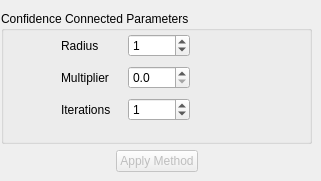
    <widget class="QWidget" name="page_3" >
     <widget class="QWidget" name="layoutWidget" >
      <property name="geometry" >
       <rect>
        <x>1</x>
        <y>11</y>
        <width>311</width>
        <height>161</height>
       </rect>
      </property>
      <layout class="QVBoxLayout" >
       <property name="margin" >
        <number>0</number>
       </property>
       <property name="spacing" >
        <number>6</number>
       </property>
       <item>
        <widget class="QGroupBox" name="groupBox_5" >
         <property name="title" >
          <string>Confidence Connected Parameters</string>
         </property>
         <widget class="QWidget" name="layoutWidget" >
          <property name="geometry" >
           <rect>
            <x>60</x>
            <y>20</y>
            <width>179</width>
            <height>95</height>
           </rect>
          </property>
          <layout class="QVBoxLayout" >
           <property name="margin" >
            <number>0</number>
           </property>
           <property name="spacing" >
            <number>6</number>
           </property>
           <item>
            <layout class="QHBoxLayout" >
             <property name="margin" >
              <number>0</number>
             </property>
             <property name="spacing" >
              <number>6</number>
             </property>
             <item>
              <widget class="QLabel" name="label_17" >
               <property name="minimumSize" >
                <size>
                 <width>61</width>
                 <height>0</height>
                </size>
               </property>
               <property name="text" >
                <string>Radius</string>
               </property>
              </widget>
             </item>
             <item>
              <widget class="QSpinBox" name="m_radius" >
               <property name="minimumSize" >
                <size>
                 <width>62</width>
                 <height>0</height>
                </size>
               </property>
               <property name="maximum" >
                <number>5</number>
               </property>
               <property name="value" >
                <number>1</number>
               </property>
              </widget>
             </item>
             <item>
              <spacer>
               <property name="orientation" >
                <enum>Qt::Horizontal</enum>
               </property>
               <property name="sizeHint" >
                <size>
                 <width>40</width>
                 <height>20</height>
                </size>
               </property>
              </spacer>
             </item>
            </layout>
           </item>
           <item>
            <layout class="QHBoxLayout" >
             <property name="margin" >
              <number>0</number>
             </property>
             <property name="spacing" >
              <number>6</number>
             </property>
             <item>
              <widget class="QLabel" name="label_18" >
               <property name="minimumSize" >
                <size>
                 <width>61</width>
                 <height>0</height>
                </size>
               </property>
               <property name="text" >
                <string>Multiplier</string>
               </property>
              </widget>
             </item>
             <item>
              <widget class="QDoubleSpinBox" name="m_multiplier" >
               <property name="minimumSize" >
                <size>
                 <width>62</width>
                 <height>0</height>
                </size>
               </property>
               <property name="decimals" >
                <number>1</number>
               </property>
               <property name="maximum" >
                <double>5.000000000000000</double>
               </property>
               <property name="singleStep" >
                <double>0.200000000000000</double>
               </property>
              </widget>
             </item>
             <item>
              <spacer>
               <property name="orientation" >
                <enum>Qt::Horizontal</enum>
               </property>
               <property name="sizeHint" >
                <size>
                 <width>40</width>
                 <height>20</height>
                </size>
               </property>
              </spacer>
             </item>
            </layout>
           </item>
           <item>
            <layout class="QHBoxLayout" >
             <property name="margin" >
              <number>0</number>
             </property>
             <property name="spacing" >
              <number>6</number>
             </property>
             <item>
              <widget class="QLabel" name="label_6" >
               <property name="minimumSize" >
                <size>
                 <width>61</width>
                 <height>0</height>
                </size>
               </property>
               <property name="text" >
                <string>Iterations</string>
               </property>
              </widget>
             </item>
             <item>
              <widget class="QSpinBox" name="m_iterations" >
               <property name="minimumSize" >
                <size>
                 <width>62</width>
                 <height>0</height>
                </size>
               </property>
               <property name="maximum" >
                <number>3</number>
               </property>
               <property name="value" >
                <number>1</number>
               </property>
              </widget>
             </item>
             <item>
              <spacer>
               <property name="orientation" >
                <enum>Qt::Horizontal</enum>
               </property>
               <property name="sizeHint" >
                <size>
                 <width>40</width>
                 <height>20</height>
                </size>
               </property>
              </spacer>
             </item>
            </layout>
           </item>
          </layout>
         </widget>
        </widget>
       </item>
       <item>
        <layout class="QHBoxLayout" >
         <property name="margin" >
          <number>0</number>
         </property>
         <property name="spacing" >
          <number>6</number>
         </property>
         <item>
          <spacer>
           <property name="orientation" >
            <enum>Qt::Horizontal</enum>
           </property>
           <property name="sizeHint" >
            <size>
             <width>40</width>
             <height>20</height>
            </size>
           </property>
          </spacer>
         </item>
         <item>
          <widget class="QPushButton" name="m_ApplyCC" >
           <property name="enabled" >
            <bool>false</bool>
           </property>
           <property name="text" >
            <string>Apply Method</string>
           </property>
          </widget>
         </item>
         <item>
          <spacer>
           <property name="orientation" >
            <enum>Qt::Horizontal</enum>
           </property>
           <property name="sizeHint" >
            <size>
             <width>40</width>
             <height>20</height>
            </size>
           </property>
          </spacer>
         </item>
        </layout>
       </item>
      </layout>
     </widget>
    </widget>
